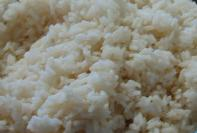
#> input picture data/texture14.jpg, 197 x 133 px, found by its file name
$ jupyter execute 'Texture Transfer.ipynb'   (older library calls are emulated)
#> lines starting #> are read from the running program, lines starting #| are printed output that depends on the picture
[cell 1]
import numpy as np
import matplotlib.pyplot as plt
from skimage.transform import resize

[cell 2]
src_texture = plt.imread('texture14.jpg').astype(np.float32)
target_img = plt.imread('bill.jpg').astype(np.float32)
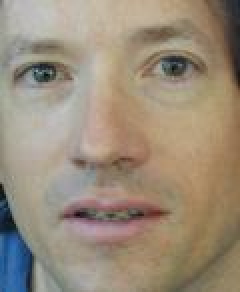
#> input picture data/bill.jpg, 120 x 146 px, found by its file name (shown 2 times larger)
h, w, c = src_texture.shape
#> h = 133; w = 197; c = 3
block_size = 30
overlap_size = int(block_size / 6)

assert block_size < min(h, w)

y_max, x_max = h - block_size, w - block_size
#> y_max = 103; x_max = 167
dh, dw = h * 2, w * 2
#> dh = 266; dw = 394

nx_blocks = ny_blocks = max(dh, dw) // block_size
#> nx_blocks = 13; ny_blocks = 13
w_new = h_new = nx_blocks * block_size - (nx_blocks - 1) * overlap_size
#> w_new = 330; h_new = 330
n_blocks = nx_blocks * ny_blocks
#> n_blocks = 169
xs = np.arange(x_max)
#> xs = 167 values from 0 to 166
ys = np.arange(y_max)
all_blocks = np.array([src_texture[y:y + block_size, x:x + block_size] for x in xs for y in ys])

[cell 3]
src_texture.shape

[cell 4]
# normalize_img normalizes our output to be between 0 and 1
def normalize_img(im):
    img = im.copy()
    img += np.abs(np.min(img))
    img /= np.max(img)
    return img

[cell 5]
fig, ax = plt.subplots(2,2)

ax[0,0].imshow(normalize_img(src_texture))
ax[0,0].set_title('Source texture')
ax[0,0].axis('off')

ax[0,1].imshow(normalize_img(target_img))
#> in normalize_img (call 2), `img /= np.max(img)`:
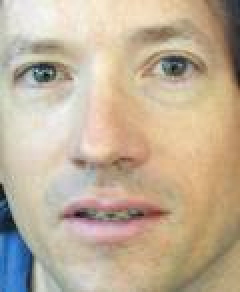
#> img: shape (146, 120, 3) float32 (shown 2 times larger); mean R, G, B 0.755, 0.689, 0.601
ax[0,1].set_title('Target image')
ax[0,1].axis('off')

ax[1,0].imshow(normalize_img(np.sum(src_texture, axis=-1)), cmap='gray')
#> in normalize_img (call 3), `img = im.copy()`:
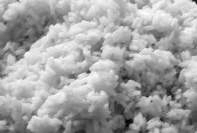
#> img: shape (133, 197) float32; min 52, max 572, mean 388; drawn with min black and max white
#> in normalize_img (call 3), `img /= np.max(img)`:
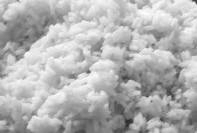
#> img: shape (133, 197) float32; min 0.167, max 1, mean 0.705
ax[1,0].set_title('Source correspondance map')
ax[1,0].axis('off')

ax[1,1].imshow(normalize_img(np.sum(target_img, axis=-1)), cmap='gray')
#> in normalize_img (call 4), `img = im.copy()`:
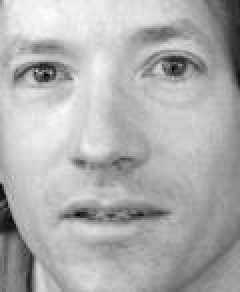
#> img: shape (146, 120) float32 (shown 2 times larger); min 28, max 594, mean 417; drawn with min black and max white
ax[1,1].set_title('Target correspondance map')
ax[1,1].axis('off')

plt.show()

[cell 6]
# resize target correspondance:
# np.sum(src_texture, axis=-1)
target_cmap = np.sum(src_texture, axis=-1).astype(int)
target_cmap = resize(target_cmap, (h_new, w_new), preserve_range=True)
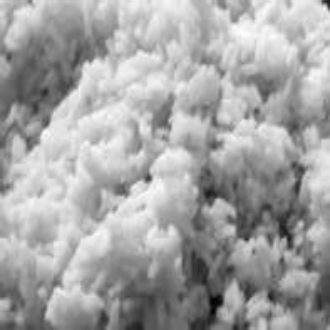
#> target_cmap: shape (330, 330) float64; min 54.75, max 569.7, mean 388; drawn with min black and max white
target_img = resize(target_img, (h_new, w_new), preserve_range=True)
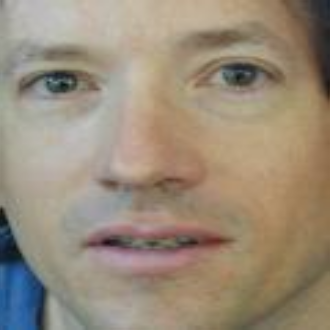
#> target_img: shape (330, 330, 3) float32; mean R, G, B 154.1, 140.5, 122.5
plt.imshow(target_cmap, cmap='gray')
# target_cmap = ((target_cmap_nrm+1) * target_cmap.max()) # put target_cmap back in orignal range
# all_cm_blocks_target = np.array([target_cmap[y:y + block_size, x:x + block_size] for x in xs for y in ys])
all_cm_blocks_target = np.sum(all_blocks, axis=-1)
# all_blocks = np.array([src_texture[y:y + block_size, x:x + block_size] for x in xs for y in ys])

[cell 7]
def l2_top_bottom(patch_top, patch_bottom, patch_curr, patch_dst,
                                          alpha):
    block_top  = patch_top[-overlap_size:, :]
    maxy = min(block_top.shape[1], block_size)
    if patch_bottom.ndim == 3:
        block_bottom = patch_bottom[:overlap_size]
        block_bottom = block_bottom[:, :maxy]
    elif patch_bottom.ndim == 4:
        block_bottom = patch_bottom[:, :overlap_size]
        block_bottom = block_bottom[:, :, :maxy]
#     (1,5,3) (23312,1,9,3) /

    top_cost  = alpha * l2_loss(block_top, block_bottom)
    curr_patch_intensities = np.sum(patch_curr, axis=-1)
    y2 = min(curr_patch_intensities.shape[0], block_size)
    top_cost += (1-alpha) * corr_loss(curr_patch_intensities[:y2, :], all_cm_blocks_target[:, :y2, :])

    return top_cost

def l2_left_right(patch_left, patch_right, patch_curr, patch_dst,
                                          alpha):
    block_left  = patch_left[:, -overlap_size:]

    if patch_right.ndim == 3:
        block_right = patch_right[:, :overlap_size]
    elif patch_right.ndim == 4:
        block_right = patch_right[:, :, :overlap_size]

    # overlap error
    left_cost = alpha * l2_loss(block_left, block_right)
    # add correspondance error
    curr_patch_intensities = np.sum(patch_curr, axis=-1)
    x2 = min(curr_patch_intensities.shape[1], block_size)
    left_cost += (1-alpha) * corr_loss(curr_patch_intensities[:, :x2], all_cm_blocks_target[:, :, :x2])

    return left_cost

def corr_loss(block_1, block_2):
    return np.sum(np.sum((block_1 - block_2) ** 2, axis=-1), axis=-1)

def l2_loss(block_1, block_2):
    sqdfs = np.sum((block_1 - block_2) ** 2, axis=-1)
    return np.sqrt(np.sum(np.sum(sqdfs, axis=-1), axis=-1))

def select_min_patch(patches, cost, tolerance=0.1):
    min_cost = np.min(cost)
    upper_cost_bound = min_cost + tolerance * min_cost
    # pick random patch within tolerance
    patch = patches[np.random.choice(np.argwhere(cost <= upper_cost_bound).flatten())]
    return patch

def compute_error_surface(block_1, block_2, alpha=0.5):
    return np.sum((block_1 - block_2) ** 2, axis=-1)

def min_vert_path(error_surf_vert):
    top_min_path = np.zeros((block_size), dtype=np.int)
    top_min_path[0] = np.argmin(error_surf_vert[0, :], axis=0)
    for i in range(1, block_size):
        err_mid_v = error_surf_vert[i, :]
        mid_v = err_mid_v[top_min_path[i - 1]]

        err_left = np.roll(error_surf_vert[i, :], 1, axis=0)
        err_left[0] = np.inf
        left = err_left[top_min_path[i - 1]]

        err_right = np.roll(error_surf_vert[i, :], -1, axis=0)
        err_right[-1] = np.inf
        right = err_right[top_min_path[i - 1]]

        next_poss_pts_v = np.vstack((left, mid_v, right))
        new_pts_ind_v = top_min_path[i - 1] + (np.argmin(next_poss_pts_v, axis=0) - 1)
        top_min_path[i] = new_pts_ind_v

    return top_min_path

def min_hor_path(error_surf_hor):
    left_min_path = np.zeros((block_size), dtype=np.int)
    left_min_path[0] = np.argmin(error_surf_hor[:, 0], axis=0)
    for i in range(1, block_size):
        err_mid_h = error_surf_hor[:, i]
        mid_h = err_mid_h[left_min_path[i - 1]]

        err_top = np.roll(error_surf_hor[:, i], 1, axis=0)
        err_top[0] = np.inf
        top = err_top[left_min_path[i - 1]]

        err_bot = np.roll(error_surf_hor[:, i], -1, axis=0)
        err_bot[-1] = np.inf
        bot = err_bot[left_min_path[i - 1]]

        next_poss_pts_h = np.vstack((top, mid_h, bot))
        new_pts_ind_h = left_min_path[i - 1] + (np.argmin(next_poss_pts_h, axis=0) - 1)
        left_min_path[i] = new_pts_ind_h

    return left_min_path


def compute_lr_join(block_left, block_right, error_surf_vert=None):
    if error_surf_vert is None:
        error_surf_vert = compute_error_surface(block_right, block_left)

    vert_path = min_vert_path(error_surf_vert)
    yy, xx = np.meshgrid(np.arange(block_size), np.arange(overlap_size))
    vert_mask = xx.T <= np.tile(np.expand_dims(vert_path, 1), overlap_size)

    lr_join = np.zeros_like(block_left)
    lr_join[:, :][vert_mask]  = block_left[vert_mask]
    lr_join[:, :][~vert_mask] = block_right[~vert_mask]

    return lr_join

def compute_bt_join(block_top, block_bottom, error_surf_hor=None):
    if error_surf_hor is None:
        error_surf_hor = compute_error_surface(block_bottom, block_top)

    hor_path = min_hor_path(error_surf_hor)
    yy, xx = np.meshgrid(np.arange(block_size), np.arange(overlap_size))
    hor_mask = (xx.T <= np.tile(np.expand_dims(hor_path, 1), overlap_size)).T

    bt_join = np.zeros_like(block_top)
    bt_join[:, :][hor_mask] = block_top[hor_mask]
    bt_join[:, :][~hor_mask] = block_bottom[~hor_mask]

    return bt_join

def lr_bt_join_double(best_left_block, right_block, best_top_block, bottom_block):
    error_surf_hor  = compute_error_surface(best_left_block, right_block)

    maxy = min(bottom_block.shape[1], block_size)
    best_top_block = best_top_block[:, :maxy]
    error_surf_vert = compute_error_surface(best_top_block, bottom_block)

    vert_contrib = np.zeros_like(error_surf_vert)
    hor_contrib  = np.zeros_like(error_surf_hor)

    vert_contrib[:, :overlap_size] += (error_surf_hor[:overlap_size, :] + error_surf_vert[:, :overlap_size])/2
    hor_contrib[:overlap_size, :]  += (error_surf_vert[:, :overlap_size] + error_surf_hor[:overlap_size, :])/2

    error_surf_vert += vert_contrib
    error_surf_hor  += hor_contrib

    left_right_join = compute_lr_join(right_block, best_left_block, error_surf_vert=error_surf_hor)
    bottom_top_join = compute_bt_join(bottom_block, best_top_block, error_surf_hor=error_surf_vert)

    return left_right_join, bottom_top_join

[cell 8]
# now turn this into a loop:
target_height = h_new
target_width = w_new
target = np.zeros((target_height, target_width, c), dtype=target_img.dtype)
target = target_img.copy()

N = 5
for i in range(N):

    overlap_size = int(block_size / 6)

    assert block_size < min(h, w)

    y_max, x_max = h - block_size, w - block_size

# [5 lines of commented-out code are left out]

    xs = np.arange(x_max)
    ys = np.arange(y_max)
    all_blocks = np.array([src_texture[y:y + block_size, x:x + block_size] for x in xs for y in ys])
    all_cm_blocks_target = np.sum(all_blocks, axis=-1)

    y_begin = 0
    y_end = block_size

    alpha_i = 0.8 * (i / (N - 1)) + 0.1

    print('alpha = %.2f, block size = %d' % (alpha_i, block_size))
    step = block_size - overlap_size

    for y in range(ny_blocks):

        x_begin = 0
        x_end = block_size

        for x in range(nx_blocks):
            if x == 0 and y == 0:
                # randomly select top left patch
                r = np.random.randint(len(all_blocks))
                random_patch = all_blocks[r]
                target[y_begin:y_end, x_begin:x_end] = random_patch

                x_begin = x_end
                x_end  += step

                continue

            xa, xb = x_begin - block_size, x_begin
            ya, yb = y_begin - block_size, y_begin

            if y == 0:
                y1 = 0
                y2 = block_size
#                 print(x,y, x_end)
                left_patch = target[y1:y2, xa:xb]
                left_block = left_patch[:, -overlap_size:]

                current_patch = target[y2-block_size:y2, x_end-block_size:x_end]
                target_cm = target_cmap[y2-block_size:y2, x_end-block_size:x_end]

                left_cost  = l2_left_right(patch_left=left_patch, patch_right=all_blocks,
                                           patch_curr=current_patch, patch_dst=target_cm,
                                          alpha=alpha_i)
                best_right_patch = select_min_patch(all_blocks, left_cost)
                best_right_block = best_right_patch[:, :overlap_size]

                left_right_join = compute_lr_join(left_block, best_right_block)
                # join left and right blocks
                full_join = np.hstack((target[y1:y2, xa:xb-overlap_size], left_right_join, best_right_patch[:, overlap_size:]))

                xm = target[y1:y2, xa:x_end].shape[1]
                target[y1:y2, xa:x_end] = full_join[:, :xm]
            else:
                if x == 0:
                    x1 = 0
                    x2 = block_size
                    top_patch = target[ya:yb, x1:x2]
                    top_block = top_patch[-overlap_size:, :]

                    current_patch = target[y_end-block_size:y_end, x2-block_size:x2]
                    target_cm = target_cmap[y_end-block_size:y_end, x2-block_size:x2]

                    top_cost = l2_top_bottom(patch_top=top_patch, patch_bottom=all_blocks,
                                             patch_curr=current_patch, patch_dst=target_cm,
                                          alpha=alpha_i)
                    best_bottom_patch = select_min_patch(all_blocks, top_cost)
                    best_bottom_block = best_bottom_patch[:overlap_size, :]

                    # join top and bottom blocks
                    top_bottom_join = compute_bt_join(top_block, best_bottom_block)
                    full_join = np.vstack((target[ya:yb-overlap_size, x1:x2], top_bottom_join, best_bottom_patch[overlap_size:, :]))

                    xm = target[ya:y_end, x1:x2].shape[1]
                    target[ya:y_end, x1:x2] = full_join[:, :xm]
                else:
                    # overlap is L-shaped
                    y1, y2 = y_begin - overlap_size, y_end
                    x1, x2 = x_begin - overlap_size, x_end

                    left_patch = target[y1:y2, xa:xb]
                    top_patch = target[ya:yb, x1:x2]

                    left_block = left_patch[:, -overlap_size:]
                    top_block = top_patch[-overlap_size:, :]

                    current_patch = target[y2-block_size:y2, x_end-block_size:x_end]
                    target_cm = target_cmap[y2-block_size:y2, x_end-block_size:x_end]

                    left_cost  = l2_left_right(patch_left=left_patch, patch_right=all_blocks,
                                           patch_curr=current_patch, patch_dst=target_cm,
                                          alpha=alpha_i)

                    top_cost = l2_top_bottom(patch_top=top_patch, patch_bottom=all_blocks,
                                             patch_curr=current_patch, patch_dst=target_cm,
                                          alpha=alpha_i)

                    best_right_patch = best_bottom_patch = select_min_patch(all_blocks, top_cost + left_cost)

                    best_right_block = best_right_patch[:, :overlap_size]
                    best_bottom_block = best_bottom_patch[:overlap_size, :]

                    left_right_join, top_bottom_join = lr_bt_join_double(best_right_block, left_block, best_bottom_block, top_block)
                    # join left and right blocks
                    full_lr_join = np.hstack((target[y1:y2, xa:xb-overlap_size], left_right_join, best_right_patch[:, overlap_size:]))

                    # join top and bottom blocks
                    full_tb_join = np.vstack((target[ya:yb-overlap_size, x1:x2], top_bottom_join, best_bottom_patch[overlap_size:, :]))

                    target[ya:y_end, x1:x2] = full_tb_join
                    target[y1:y2, xa:x_end] = full_lr_join

            x_begin = x_end
            x_end  += step
            if x_end > w_new:
                x_end = w_new

        y_begin = y_end
        y_end  += step

        if y_end > h_new:
            y_end = h_new
    # todo: reduce block size by a third each iteration
#     block_size = block_size // 3
#     nx_blocks *= 3
#     ny_blocks *= 3

plt.title('Full example')
plt.imshow(normalize_img(target))
plt.show()
